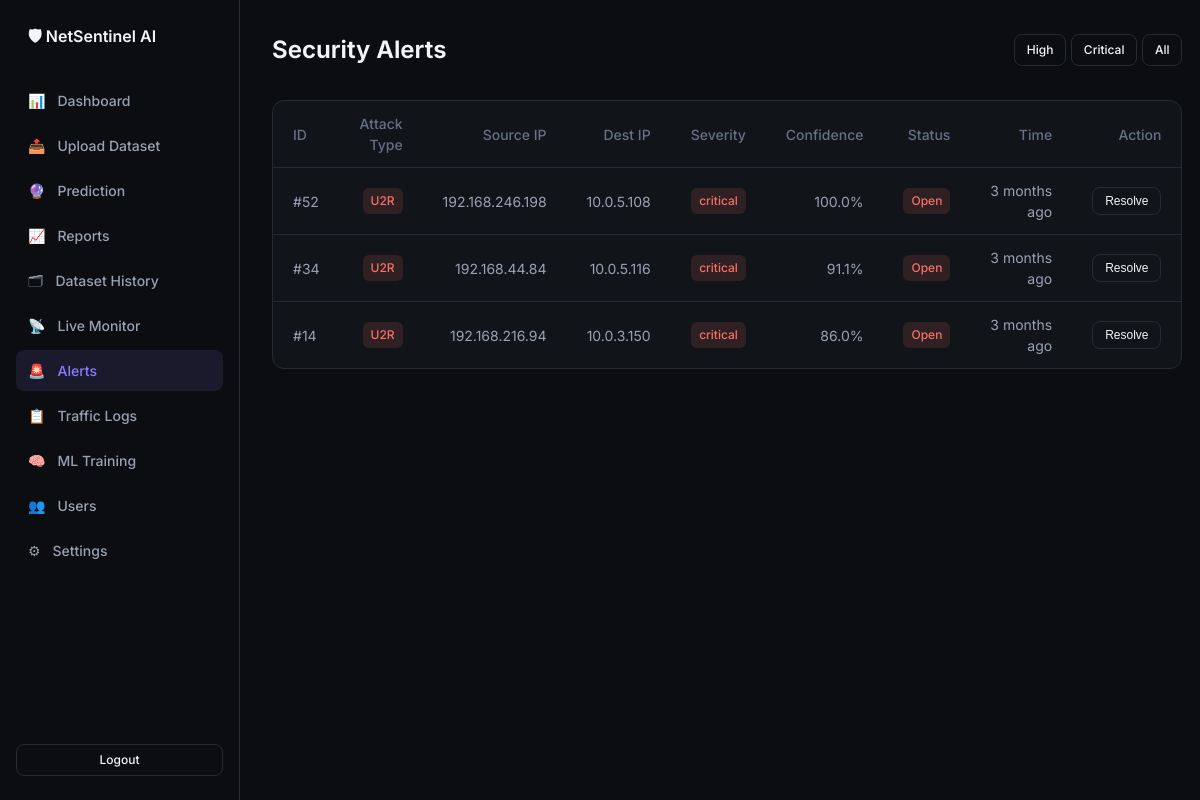
Before: /alerts/?severity=critical (signed in) with the older database file.
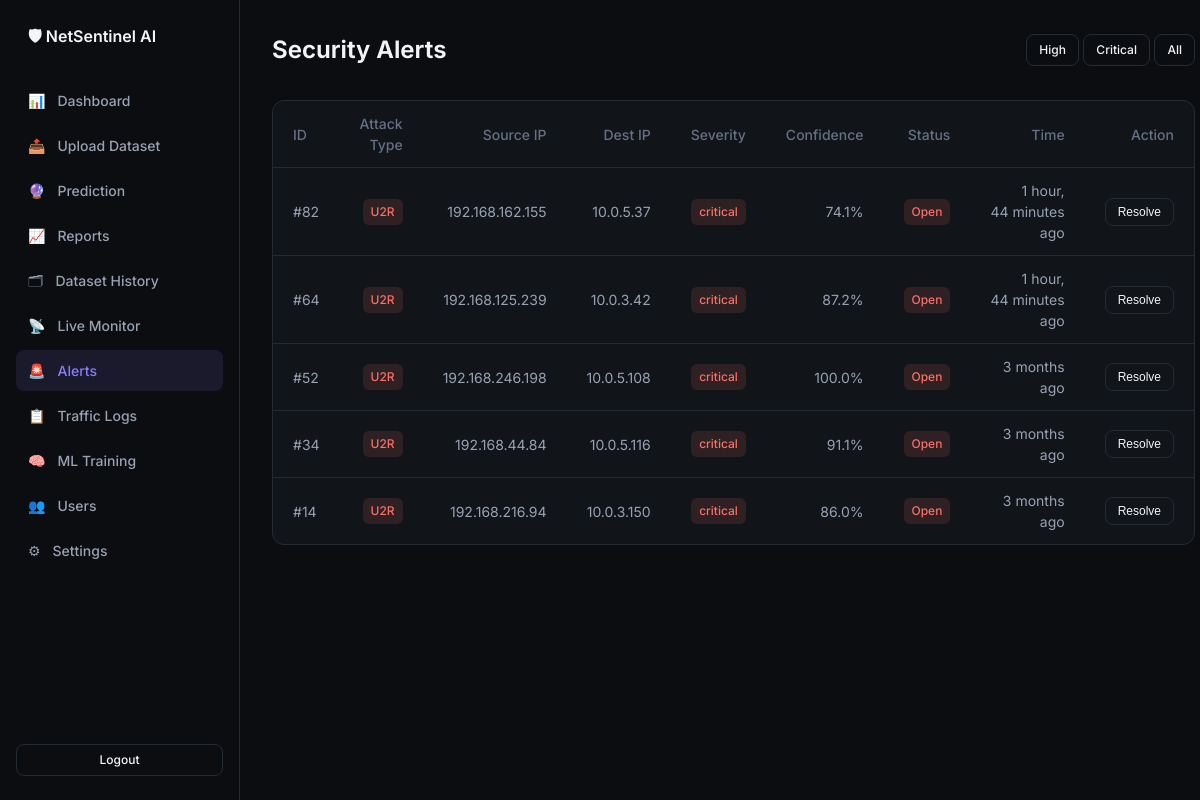
After: the same page with the newer database file.
### ids/models.py (models this page shows, shortened)
class Alert(models.Model):
    SEVERITY_CHOICES = [
        ("low", "Low"),
        ("medium", "Medium"),
        ("high", "High"),
        ("critical", "Critical"),
    ]
    attack_type = models.CharField(max_length=50)
    severity = models.CharField(max_length=20, choices=SEVERITY_CHOICES, default="medium")
    source_ip = models.GenericIPAddressField()
    dest_ip = models.GenericIPAddressField(null=True, blank=True)
    confidence = models.FloatField(default=0.0)
    is_resolved = models.BooleanField(default=False)
    created_at = models.DateTimeField(auto_now_add=True)
    class Meta:
        ordering = ["-created_at"]

### ids/views.py (the view)
# urls.py: path("alerts/", views.alerts_view, name="alerts"),
@login_required
def alerts_view(request):
    alerts = Alert.objects.all()
    severity = request.GET.get("severity")
    if severity:
        alerts = alerts.filter(severity=severity)
    return render(request, "ids/alerts.html", {"alerts": alerts})

### templates/ids/alerts.html (shortened to what this page needs)
{% extends "ids/base.html" %}
{% block content %}
<div class="topbar">
  <h1>Security Alerts</h1>
  <div>
    <a href="?severity=high" class="btn btn-outline btn-sm">High</a>
    <a href="?severity=critical" class="btn btn-outline btn-sm">Critical</a>
    <a href="{% url 'alerts' %}" class="btn btn-outline btn-sm">All</a>
  </div>
</div>
<div class="table-card">
  <table>
    <thead>
      <tr>
        <th>ID</th><th>Attack Type</th><th>Source IP</th><th>Dest IP</th>
        <th>Severity</th><th>Confidence</th><th>Status</th><th>Time</th><th>Action</th>
      </tr>
    </thead>
    <tbody>
      {% for alert in alerts %}
      <tr>
        <td>#{{ alert.id }}</td>
        <td><span class="badge badge-threat">{{ alert.attack_type|upper }}</span></td>
        <td>{{ alert.source_ip }}</td>
        <td>{{ alert.dest_ip|default:"—" }}</td>
        <td><span class="badge badge-{{ alert.severity }}">{{ alert.severity }}</span></td>
        <td>{{ alert.confidence|floatformat:1 }}%</td>
        <td>{% if alert.is_resolved %}<span class="badge badge-normal">Resolved</span>{% else %}<span class="badge badge-high">Open</span>{% endif %}</td>
        <td>{{ alert.created_at|timesince }} ago</td>
        <td>
          {% if not alert.is_resolved %}
          <form method="post" action="{% url 'resolve_alert' alert.pk %}" style="display:inline">
            <button type="submit" class="btn btn-sm btn-outline">Resolve</button>
          </form>
          {% endif %}
        </td>
      </tr>
      {% empty %}
      <tr><td colspan="9" style="color:var(--muted);text-align:center;padding:2rem">No alerts detected.</td></tr>
      {% endfor %}
    </tbody>
  </table>
</div>
{% endblock %}

### templates/ids/base.html (shortened to what this page needs)
{% load static %}
<!DOCTYPE html>
<html lang="en">
<head>
  <link rel="stylesheet" href="{% static 'css/style.css' %}">
</head>
<body>
  <div class="layout">
    <aside class="sidebar">
      <div class="logo">🛡 NetSentinel AI</div>
      <ul class="nav">
        <li><a href="{% url 'dashboard' %}" class="{% if request.resolver_match.url_name == 'dashboard' %}active{% endif %}">📊 <span>Dashboard</span></a></li>
        <li><a href="{% url 'predict_upload' %}" class="{% if request.resolver_match.url_name == 'predict_upload' %}active{% endif %}">📤 <span>Upload Dataset</span></a></li>
        <li><a href="{% url 'predict_result' %}" class="{% if request.resolver_match.url_name == 'predict_result' %}active{% endif %}">🔮 <span>Prediction</span></a></li>
        <li><a href="{% url 'reports' %}" class="{% if request.resolver_match.url_name == 'reports' %}active{% endif %}">📈 <span>Reports</span></a></li>
        <li><a href="{% url 'dataset_history' %}" class="{% if request.resolver_match.url_name == 'dataset_history' %}active{% endif %}">🗂 <span>Dataset History</span></a></li>
        <li><a href="{% url 'monitor' %}" class="{% if request.resolver_match.url_name == 'monitor' %}active{% endif %}">📡 <span>Live Monitor</span></a></li>
        <li><a href="{% url 'alerts' %}" class="{% if request.resolver_match.url_name == 'alerts' %}active{% endif %}">🚨 <span>Alerts</span></a></li>
        <li><a href="{% url 'logs' %}" class="{% if request.resolver_match.url_name == 'logs' %}active{% endif %}">📋 <span>Traffic Logs</span></a></li>
        <li><a href="{% url 'train' %}" class="{% if request.resolver_match.url_name == 'train' %}active{% endif %}">🧠 <span>ML Training</span></a></li>
        <li><a href="{% url 'users' %}" class="{% if request.resolver_match.url_name == 'users' %}active{% endif %}">👥 <span>Users</span></a></li>
        <li><a href="{% url 'settings' %}" class="{% if request.resolver_match.url_name == 'settings' %}active{% endif %}">⚙ <span>Settings</span></a></li>
      </ul>
      <a href="{% url 'logout' %}" class="btn btn-outline btn-sm sidebar-logout">Logout</a>
    </aside>
    <main class="main">
      {% block content %}{% endblock %}
    </main>
  </div>
</body>
</html>

### static/css/style.css (style rules this page uses)
:root { --bg: #0B0D10; --surface: #11151A; --surface-elevated: #171C22; --surface-subtle: #1B2128; --border: #252B33; --text-primary: #F2F4F7; --text-secondary: #98A2B3; --text-muted: #667085; --primary: #8B7CFF; --primary-hover: #A196FF; --primary-subtle: rgba(139, 124, 255, 0.12); --success: #32D583; --success-subtle: rgba(50, 213, 131, 0.12); --warning: #FDB022; --warning-subtle: rgba(253, 176, 34, 0.12); --error: #F97066; --error-subtle: rgba(249, 112, 102, 0.12); --info: #53B1FD; --info-subtle: rgba(83, 177, 253, 0.12); --surface2: var(--surface-subtle); --text: var(--text-primary); --muted: var(--text-muted); --accent: var(--primary); --accent2: var(--primary-hover); --danger: var(--error); --critical: var(--error); }
* { box-sizing: border-box; margin: 0; padding: 0; }
body { font-family: "Inter", system-ui, -apple-system, sans-serif; background: var(--bg); color: var(--text-primary); min-height: 100vh; line-height: 1.5; }
a { color: var(--primary); text-decoration: none; }
.layout { display: flex; min-height: 100vh; }
.sidebar { width: 240px; background: var(--bg); border-right: 1px solid var(--border); padding: 24px 16px; display: flex; flex-direction: column; position: fixed; height: 100vh; z-index: 10; }
.logo { font-size: 16px; font-weight: 600; color: var(--text-primary); margin-bottom: 32px; padding: 0 12px; display: flex; align-items: center; gap: 8px; }
.nav { list-style: none; flex: 1; }
.nav li { margin-bottom: 4px; }
.nav a { display: flex; align-items: center; gap: 12px; padding: 10px 12px; border-radius: 8px; color: var(--text-secondary); text-decoration: none; font-size: 14px; font-weight: 500; transition: all 150ms ease-out; }
.nav a.active { background: var(--primary-subtle); color: var(--primary); }
.main { flex: 1; margin-left: 240px; padding: 32px; }
.topbar { display: flex; justify-content: space-between; align-items: center; margin-bottom: 32px; }
.topbar h1 { font-size: 24px; font-weight: 650; color: var(--text-primary); }
.stat-card, .chart-card, .table-card, .upload-panel, .monitor-panel, .prediction-summary, .traffic-tile, .auth-card { background: var(--surface); border: 1px solid var(--border); border-radius: 12px; }
.table-card { margin-bottom: 32px; overflow: hidden; }
table { width: 100%; border-collapse: collapse; }
th, td { padding: 12px 20px; text-align: left; font-size: 14px; }
th { color: var(--text-muted); font-weight: 500; border-bottom: 1px solid var(--border); height: 44px; }
td { border-bottom: 1px solid var(--border); height: 48px; color: var(--text-secondary); text-align: right; }
th { text-align: right; }
th:first-child, td:first-child { text-align: left; }
tr:last-child td { border-bottom: none; }
.badge { display: inline-block; padding: 4px 8px; border-radius: 6px; font-size: 12px; font-weight: 500; }
.badge-high, .badge-critical, .badge-threat, .badge-malicious { background: var(--error-subtle); color: var(--error); }
.btn { display: inline-flex; align-items: center; justify-content: center; gap: 8px; padding: 10px 16px; border-radius: 8px; border: 1px solid transparent; cursor: pointer; font-size: 14px; font-weight: 500; transition: all 150ms ease-out; text-decoration: none; }
.btn-outline { background: transparent; border: 1px solid var(--border); color: var(--text-primary); }
.btn-sm { padding: 6px 12px; font-size: 12px; }
.sidebar-logout { margin-top: auto; }

Changed rows visible on the page:
added Alert: id "82", attack_type "U2R", source_ip "192.168.162.155", dest_ip "10.0.5.37", severity "critical", confidence "74.1", is_resolved "Open", created_at "1 hour, 44 minutes"
added Alert: id "64", attack_type "U2R", source_ip "192.168.125.239", dest_ip "10.0.3.42", severity "critical", confidence "87.2", is_resolved "Open", created_at "1 hour, 44 minutes"
